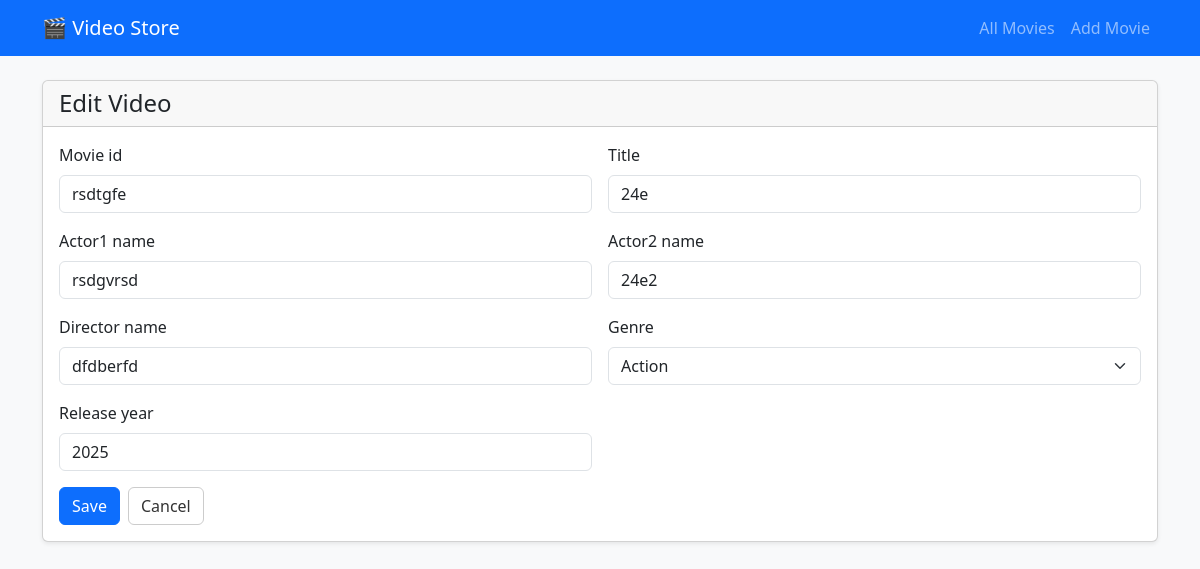
The app's page /rsdtgfe/edit/ with its own data.
### movies/models.py (models this page shows, shortened)
class Video(models.Model):
    GENRE_CHOICES = [
        ("Comedy", "Comedy"),
        ("Romance", "Romance"),
        ("Action", "Action"),
        ("Drama", "Drama"),
        ("Horror", "Horror"),
        ("Sci-Fi", "Sci-Fi"),
    ]
    movie_id = models.CharField(max_length=20, unique=True)        # MovieID
    title = models.CharField(max_length=200)                       # MovieTitle
    actor1_name = models.CharField(max_length=100)                 # Actor1Name
    actor2_name = models.CharField(max_length=100, blank=True)     # Actor2Name
    director_name = models.CharField(max_length=100)               # DirectorName
    genre = models.CharField(max_length=20, choices=GENRE_CHOICES) # MovieGenre
    release_year = models.PositiveIntegerField()                   # ReleaseYear

### movies/views.py (the view)
# urls.py: path("<str:movie_id>/edit/", views.video_update, name="video_update"),
def video_update(request, movie_id):
    video = get_object_or_404(Video, movie_id=movie_id)
    if request.method == "POST":
        form = VideoForm(request.POST, instance=video)
        if form.is_valid():
            form.save()
            return redirect("video_detail", movie_id=form.instance.movie_id)
    else:
        form = VideoForm(instance=video)
    return render(request, "movies/video_form.html", {"form": form, "mode": "Edit"})

### movies/forms.py
class VideoForm(forms.ModelForm):
    class Meta:
        model = Video
        fields = [
            "movie_id", "title", "actor1_name", "actor2_name",
            "director_name", "genre", "release_year",
        ]
        widgets = {
            "movie_id": forms.TextInput(attrs={"class": "form-control"}),
            "title": forms.TextInput(attrs={"class": "form-control"}),
            "actor1_name": forms.TextInput(attrs={"class": "form-control"}),
            "actor2_name": forms.TextInput(attrs={"class": "form-control"}),
            "director_name": forms.TextInput(attrs={"class": "form-control"}),
            "genre": forms.Select(attrs={"class": "form-select"}),
            "release_year": forms.NumberInput(attrs={"class": "form-control", "min": 1888, "max": 2100}),
        }

### templates/movies/video_form.html (shortened to what this page needs)
{% extends "base.html" %}
{% block content %}
  <div class="card shadow-sm">
    <div class="card-header"><h4 class="mb-0">{{ mode }} Video</h4></div>
    <div class="card-body">
      <form method="post" novalidate>
        <div class="row g-3">
          {% for field in form %}
            <div class="col-12 col-md-6">
              <label class="form-label">{{ field.label }}</label>
              {{ field }}
            </div>
          {% endfor %}
        </div>
        <div class="mt-3 d-flex gap-2">
          <button class="btn btn-primary" type="submit">Save</button>
          <a class="btn btn-light-outline" href="{% url 'video_list' %}">Cancel</a>
        </div>
      </form>
    </div>
  </div>
{% endblock %}

### static/css/app.css (style rules this page uses)
.btn-light-outline { border: 1px solid #ccc; color: #333; background: #fff; }

### records on screen
Video: form "rsdtgfe" "24e" "rsdgvrsd" "24e2" "dfdberfd" "Action" "2025"

### other values on screen
{{ mode }} "Edit"
{{ field.label }} "Movie id" "Title" "Actor1 name" "Actor2 name" "Director name" "Genre" "Release year"
